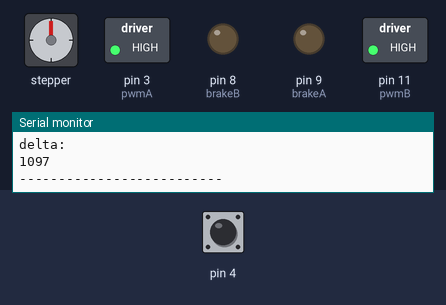
Bench run of a sketch on a simulated Arduino Uno, built with avr-gcc and run on an emulated ATmega328P. Parts: stepper motor, switched loads named in the sketch (green lamp = pin HIGH), output pins drawn as LEDs (lit = HIGH), the last lines printed to the serial monitor. The test bench sets the inputs (shaded band); at power-on: pin 4 HIGH. Stepper angles assume 200 steps per turn.

Above: at 1.2 s.
1.3 s: pin 4 pulled LOW for 1 s
At 2.59 s:
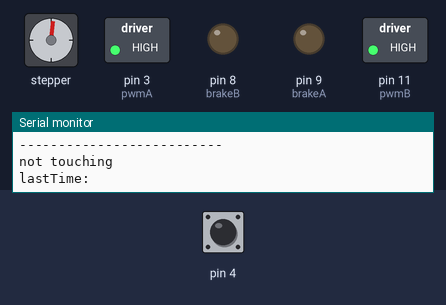
4.3 s: pin 4 pulled LOW for 1 s
At 5.2 s:
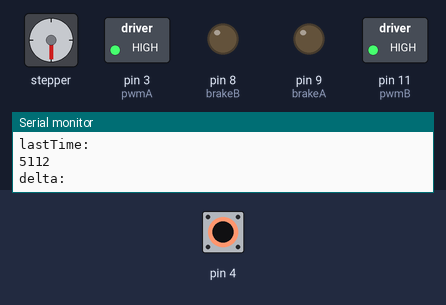
6.8 s: pin 4 pulled LOW for 3.2 s
At 10.88 s:
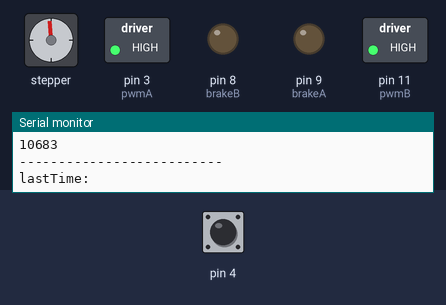
13.0 s: pin 4 pulled LOW for 0.15 s
At 14.1 s:
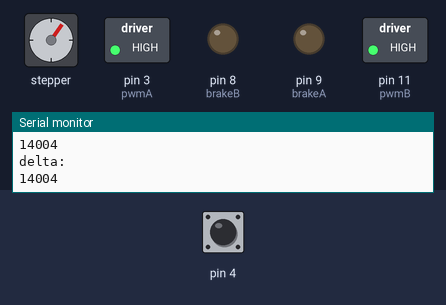
14.7 s: pin 4 pulled LOW for 3.2 s
At 15.37 s:
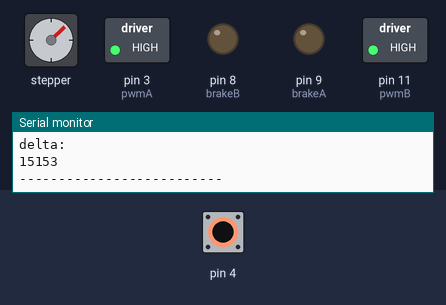
19.4 s: pin 4 pulled LOW for 0.15 s
At 20.4 s:
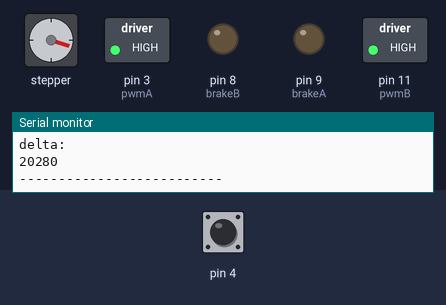
Timing chart, 0 to 22.1 s (numbered marks = the images above; inputs shaded):
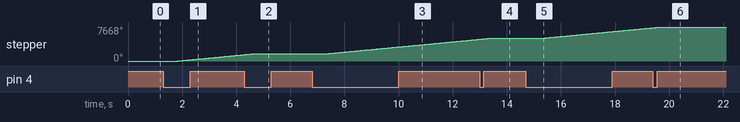

Measured:
- after the input at 1.3 s, stepper: keeps turning clockwise at about 581°/s, starting after 0.53 s
- after the input at 4.3 s, stepper: goes on until 4.6 s, then stays 1620°
- after the input at 6.8 s, stepper: keeps turning clockwise at about 580°/s, starting after 0.52 s
- after the input at 13.0 s, stepper: goes on until 13.3 s, then stays 5076°
- after the input at 14.7 s, stepper: keeps turning clockwise at about 580°/s, starting after 0.52 s
- after the input at 19.4 s, stepper: goes on until 19.7 s, then stays 7668°

The sketch:

ACAW_Side_Stepper_Delta.ino
```cpp
#include <CapacitiveSensor.h>
#include <Stepper.h>

CapacitiveSensor cs_2_4 = CapacitiveSensor(2, 4); //10M Resistor between pins 7 and 8, you may also connect an antenna on pin 8
unsigned long csSum;

bool lastReading = false;
bool touching = false;
bool toggled = false;


int readingMin = 2000;
int delayIncrement = 600;
int stepIncrement = 60;
int speedIncrement = 100;


// Define number of steps per revolution:
const int stepsPerRevolution = 200;
// Give the motor control pins names:
const int pwmA = 3;
const int pwmB = 11;
const int brakeA = 9;
const int brakeB = 8;
const int dirA = 12;
const int dirB = 13;
// Initialize the stepper library on the motor shield:
Stepper myStepper = Stepper(stepsPerRevolution, dirA, dirB);
unsigned long currentTime;
unsigned long lastTime;
unsigned long timeElapsed = 0;

unsigned long loopCycles = 0;

void setup() {
  cs_2_4.set_CS_AutocaL_Millis(0xFFFFFFFF); // turns off calibration
  Serial.begin(9600);


  // Set the PWM and brake pins so that the direction pins can be used to control the motor:
  pinMode(pwmA, OUTPUT);
  pinMode(pwmB, OUTPUT);
  pinMode(brakeA, OUTPUT);
  pinMode(brakeB, OUTPUT);

  digitalWrite(pwmA, HIGH);
  digitalWrite(pwmB, HIGH);
  digitalWrite(brakeA, LOW);
  digitalWrite(brakeB, LOW);

  myStepper.setSpeed(speedIncrement);

}

void loop() {
  delay(1);
  timeElapsed += 1;
  long cs = cs_2_4.capacitiveSensor(30);
  lastReading = touching;

  // randomize for less 'mechanical' sound = clank... clank, clank!
  if(loopCycles >= delayIncrement){
    // Step quarter revolution in one direction:
    myStepper.step(stepIncrement);
    timeElapsed = 0;
  }

 //  delay(random(delayIncrement, delayIncrement + 200));


  //Step quarter revolution in the other direction:
//  myStepper.step(-stepIncrement);
//  delay(random(delayIncrement, delayIncrement));

  if (cs > readingMin) {
    delayIncrement -= 100;
    //speedIncrement += 1;
  }

  if (delayIncrement < 0) {
    delayIncrement = 0;
  }

    if (toggled == false) {
    delayIncrement = 600;
  }

  if (cs > readingMin) {
    if (touching == false) {
      touching = true;
      Serial.println("touching");
    }
  } else {
    if (touching == true) {
      touching = false;
      Serial.println("not touching");
    }
  }

  if (touching == true && toggled == false && lastReading == false) {
    toggled = true;
    //speedIncrement = 100;
    stepIncrement = 60;
    Serial.println("was toggled, turned on");
  }

  else if (touching == true && toggled == true && lastReading == false) {
    toggled = false;
    delayIncrement = 600;
    //speedIncrement = 1;
    stepIncrement = 0;
    Serial.println("was toggled, turned off");
  }
  lastTime = millis();
  Serial.println("lastTime: ");
  Serial.println(lastTime);
  Serial.println("delta: ");
  Serial.println(lastTime-currentTime);
  Serial.println("--------------------------");
}
```
